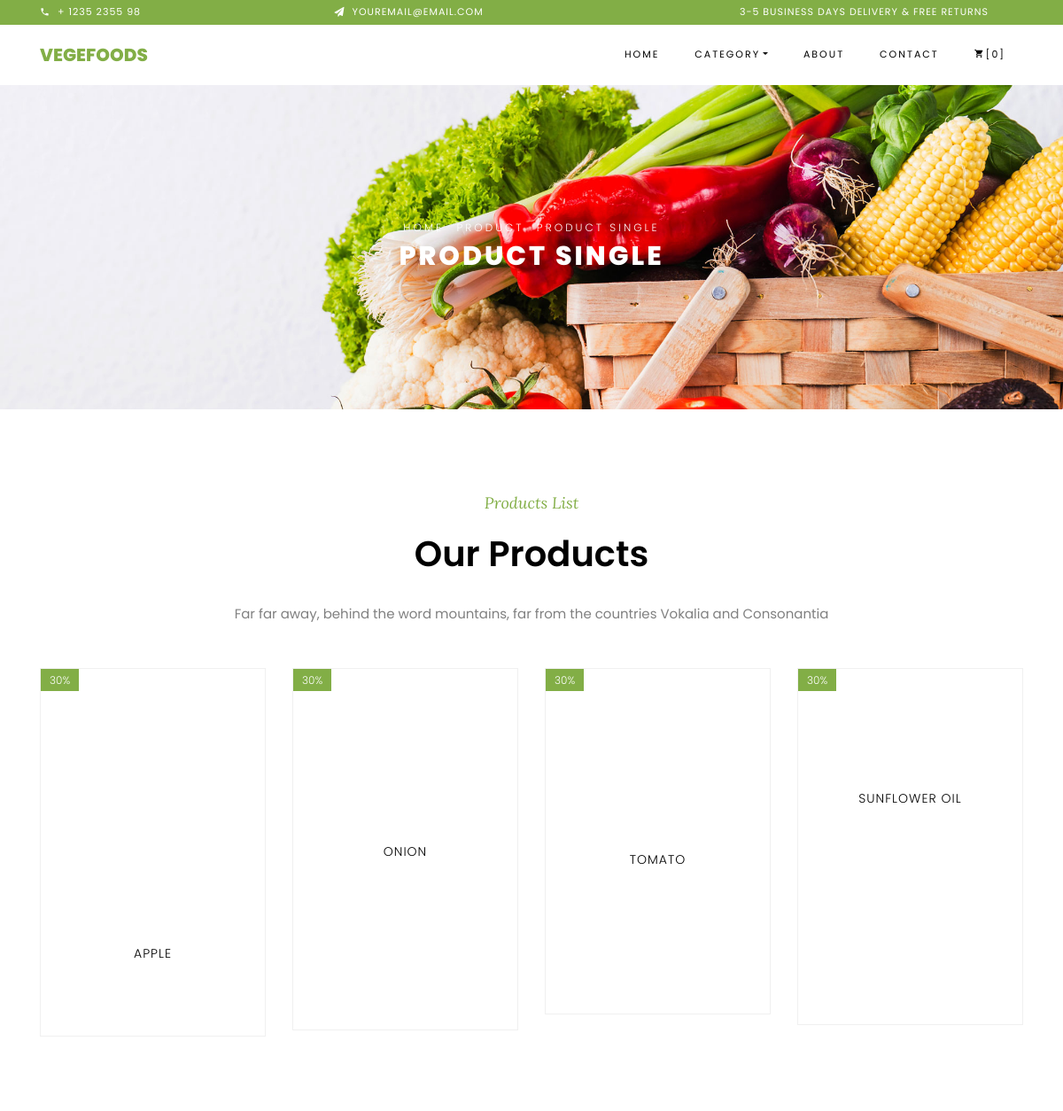
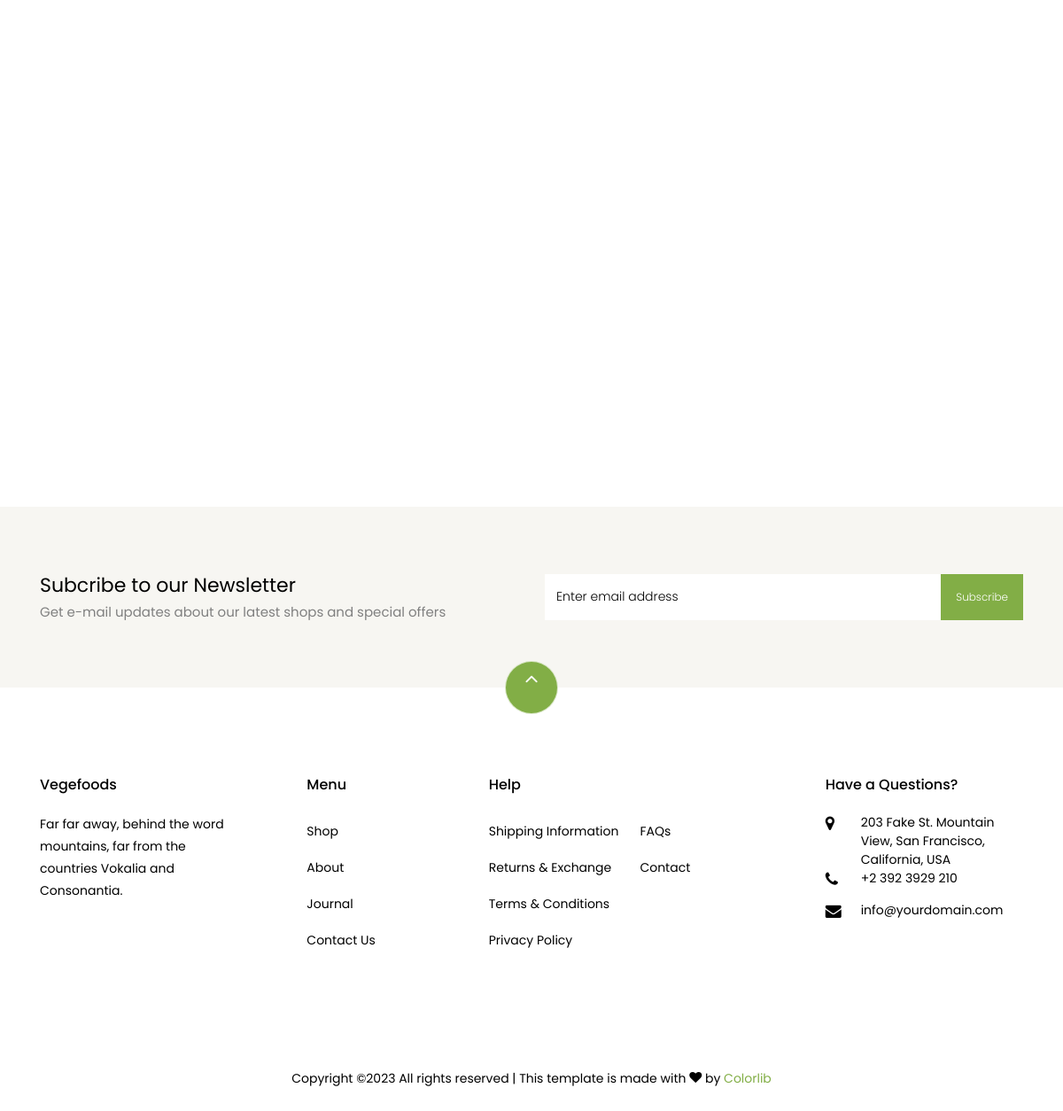
Screenshot of /products_pg/ with the database file from the repository (2 pictures, top to bottom).
### Market/models.py (models this page shows)
class Products(models.Model):
    Name = models.CharField(max_length=25, null=True, blank=True)
    Price = models.IntegerField(null=True, blank=True)
    Quantity = models.IntegerField(null=True, blank=True)
    Description = models.CharField(max_length=250, null=True, blank=True)
    Image = models.ImageField(upload_to="profile", null=True, blank=True)
    Categry = models.CharField(max_length=20, null=True, blank=True)

### MarketWeb/views.py (the view)
# urls.py: path('products_pg/', views.products_pg, name="products_pg"),
def products_pg(req):
    data = Products.objects.all()
    return render(req, "products.html", {'data': data})

### MarketWeb/templates/products.html (shortened to what this page needs)
<!DOCTYPE html>
{% load static %}
<html lang="en">
  <head>
    <link rel="stylesheet" href="{% static 'assets/css/open-iconic-bootstrap.min.css' %}">
    <link rel="stylesheet" href="{% static 'assets/css/animate.css' %}">
    <link rel="stylesheet" href="{% static 'assets/css/owl.carousel.min.css' %}">
    <link rel="stylesheet" href="{% static 'assets/css/owl.theme.default.min.css' %}">
    <link rel="stylesheet" href="{% static 'assets/css/magnific-popup.css' %}">
    <link rel="stylesheet" href="{% static 'assets/css/aos.css' %}">
    <link rel="stylesheet" href="{% static 'assets/css/ionicons.min.css' %}">
    <link rel="stylesheet" href="{% static 'assets/css/bootstrap-datepicker.css' %}">
    <link rel="stylesheet" href="{% static 'assets/css/jquery.timepicker.css' %}">
    <link rel="stylesheet" href="{% static 'assets/css/flaticon.css' %}">
    <link rel="stylesheet" href="{% static 'assets/css/icomoon.css' %}">
    <link rel="stylesheet" href="{% static 'assets/css/style.css' %}">
  </head>
  <body class="goto-here">
		<div class="py-1 bg-primary">
    	<div class="container">
    		<div class="row no-gutters d-flex align-items-start align-items-center px-md-0">
	    		<div class="col-lg-12 d-block">
		    		<div class="row d-flex">
		    			<div class="col-md pr-4 d-flex topper align-items-center">
					    	<div class="icon mr-2 d-flex justify-content-center align-items-center"><span class="icon-phone2"></span></div>
						    <span class="text">+ 1235 2355 98</span>
					    </div>
					    <div class="col-md pr-4 d-flex topper align-items-center">
					    	<div class="icon mr-2 d-flex justify-content-center align-items-center"><span class="icon-paper-plane"></span></div>
						    <span class="text">youremail@email.com</span>
					    </div>
					    <div class="col-md-5 pr-4 d-flex topper align-items-center text-lg-right">
						    <span class="text">3-5 Business days delivery &amp; Free Returns</span>
					    </div>
				    </div>
			    </div>
		    </div>
		  </div>
    </div>
    <nav class="navbar navbar-expand-lg navbar-dark ftco_navbar bg-dark ftco-navbar-light" id="ftco-navbar">
	    <div class="container">
	      <a class="navbar-brand" href="index.html">Vegefoods</a>
            <div class="collapse navbar-collapse" id="ftco-nav">
	        <ul class="navbar-nav ml-auto">
	          <li class="nav-item active"><a href="{% url 'home_pg' %}" class="nav-link">Home</a></li>
	          <li class="nav-item dropdown">
              <a class="nav-link dropdown-toggle" href="#" id="dropdown04" data-toggle="dropdown" aria-haspopup="true" aria-expanded="false">Category</a>
            </li>
	          <li class="nav-item"><a href="{% url 'about_pg' %}" class="nav-link">About</a></li>
	          <li class="nav-item"><a href="{% url 'contact_pg' %}" class="nav-link">Contact</a></li>
	          <li class="nav-item cta cta-colored"><a href="cart.html" class="nav-link"><span class="icon-shopping_cart"></span>[0]</a></li>
	        </ul>
	      </div>
	  </nav>
    <div class="hero-wrap hero-bread" style="background-image: url('{% static 'assets/images/bg_1.jpg' %}');">
      <div class="container">
        <div class="row no-gutters slider-text align-items-center justify-content-center">
          <div class="col-md-9 ftco-animate text-center">
          	<p class="breadcrumbs"><span class="mr-2"><a href="index.html">Home</a></span> <span class="mr-2"><a href="index.html">Product</a></span> <span>Product Single</span></p>
            <h1 class="mb-0 bread">Product Single</h1>
          </div>
        </div>
      </div>
    </div>
    <section class="ftco-section">
    	<div class="container">
				<div class="row justify-content-center mb-3 pb-3">
          <div class="col-md-12 heading-section text-center ftco-animate">
          	<span class="subheading">Products List</span>
            <h2 class="mb-4">Our Products</h2>
            <p>Far far away, behind the word mountains, far from the countries Vokalia and Consonantia</p>
          </div>
        </div>
    	</div>
    	<div class="container">
    		<div class="row">
                {% for i in data %}
                <div class="col-md-6 col-lg-3 ftco-animate">
    				<div class="product">
    					<a href="#" class="img-prod"><img class="img-fluid" src="{{ i.Image.url }}" alt="Colorlib Template">
    						<span class="status">30%</span>
    					</a>
    					<div class="text py-3 pb-4 px-3 text-center">
    						<h3><a href="#">{{ i.Name }}</a></h3>
    						<div class="d-flex">
    							<div class="pricing">
                                    <h3><a href="#">Rs.{{ i.Price }}</a></h3>
		    					</div>
	    					</div>
    					</div>
    				</div>
    			</div>
            {% endfor %}
    		</div>
    	</div>
    </section>
		<section class="ftco-section ftco-no-pt ftco-no-pb py-5 bg-light">
      <div class="container py-4">
        <div class="row d-flex justify-content-center py-5">
          <div class="col-md-6">
          	<h2 style="font-size: 22px;" class="mb-0">Subcribe to our Newsletter</h2>
          	<span>Get e-mail updates about our latest shops and special offers</span>
          </div>
          <div class="col-md-6 d-flex align-items-center">
            <form action="#" class="subscribe-form">
              <div class="form-group d-flex">
                <input type="text" class="form-control" placeholder="Enter email address">
                <input type="submit" value="Subscribe" class="submit px-3">
              </div>
            </form>
          </div>
        </div>
      </div>
    </section>
    <footer class="ftco-footer ftco-section">
      <div class="container">
      	<div class="row">
      		<div class="mouse">
						<a href="#" class="mouse-icon">
							<div class="mouse-wheel"><span class="ion-ios-arrow-up"></span></div>
						</a>
					</div>
      	</div>
        <div class="row mb-5">
          <div class="col-md">
            <div class="ftco-footer-widget mb-4">
              <h2 class="ftco-heading-2">Vegefoods</h2>
              <p>Far far away, behind the word mountains, far from the countries Vokalia and Consonantia.</p>
              <ul class="ftco-footer-social list-unstyled float-md-left float-lft mt-5">
              </ul>
            </div>
          </div>
          <div class="col-md">
            <div class="ftco-footer-widget mb-4 ml-md-5">
              <h2 class="ftco-heading-2">Menu</h2>
              <ul class="list-unstyled">
                <li><a href="#" class="py-2 d-block">Shop</a></li>
                <li><a href="#" class="py-2 d-block">About</a></li>
                <li><a href="#" class="py-2 d-block">Journal</a></li>
                <li><a href="#" class="py-2 d-block">Contact Us</a></li>
              </ul>
            </div>
          </div>
          <div class="col-md-4">
             <div class="ftco-footer-widget mb-4">
              <h2 class="ftco-heading-2">Help</h2>
              <div class="d-flex">
	              <ul class="list-unstyled mr-l-5 pr-l-3 mr-4">
	                <li><a href="#" class="py-2 d-block">Shipping Information</a></li>
	                <li><a href="#" class="py-2 d-block">Returns &amp; Exchange</a></li>
	                <li><a href="#" class="py-2 d-block">Terms &amp; Conditions</a></li>
	                <li><a href="#" class="py-2 d-block">Privacy Policy</a></li>
	              </ul>
	              <ul class="list-unstyled">
	                <li><a href="#" class="py-2 d-block">FAQs</a></li>
	                <li><a href="#" class="py-2 d-block">Contact</a></li>
	              </ul>
	            </div>
            </div>
          </div>
          <div class="col-md">
            <div class="ftco-footer-widget mb-4">
            	<h2 class="ftco-heading-2">Have a Questions?</h2>
            	<div class="block-23 mb-3">
	              <ul>
	                <li><span class="icon icon-map-marker"></span><span class="text">203 Fake St. Mountain View, San Francisco, California, USA</span></li>
	                <li><a href="#"><span class="icon icon-phone"></span><span class="text">+2 392 3929 210</span></a></li>
	                <li><a href="#"><span class="icon icon-envelope"></span><span class="text">info@yourdomain.com</span></a></li>
	              </ul>
	            </div>
            </div>
          </div>
        </div>
        <div class="row">
          <div class="col-md-12 text-center">
            <p>
						  Copyright &copy;<script>document.write(new Date().getFullYear());</script> All rights reserved | This template is made with <i class="icon-heart color-danger" aria-hidden="true"></i> by <a href="https://colorlib.com" target="_blank">Colorlib</a>
						</p>
          </div>
        </div>
      </div>
    </footer>
  </body>
</html>

### MarketWeb/static/assets/css/icomoon.css (style rules this page uses)
[class^="icon-"], [class*=" icon-"] { font-family: 'icomoon' !important; speak: none; font-style: normal; font-weight: normal; font-variant: normal; text-transform: none; line-height: 1; -webkit-font-smoothing: antialiased; -moz-osx-font-smoothing: grayscale; }
.icon-heart:before { content: "\f004"; }
.icon-map-marker:before { content: "\f041"; }
.icon-phone:before { content: "\f095"; }
.icon-envelope:before { content: "\f0e0"; }
.icon-paper-plane:before { content: "\f1d8"; }
.icon-phone2:before { content: "\e0cd"; }
.icon-shopping_cart:before { content: "\e8cc"; }

### rows the page displays
Products: Name "APPLE"
Products: Name "ONION"
Products: Name "TOMATO"
Products: Name "SUNFLOWER OIL"
